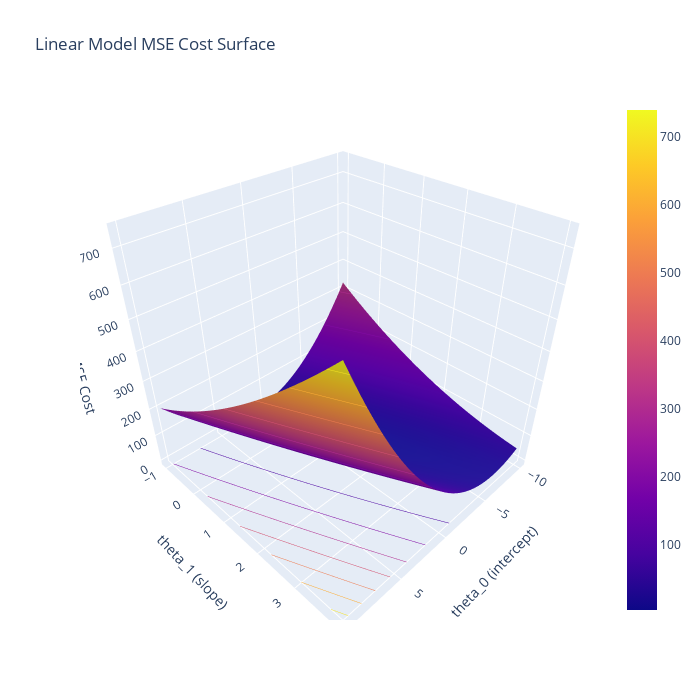

Notebook code for this chart:
### Code cell
import plotly.graph_objects as go

fig = go.Figure(data=go.Surface(z=J_values,
                                x=theta_0,
                                y=theta_1))
# add a countour plot
fig.update_traces(contours_z=dict(show=True, usecolormap=True,
                                  highlightcolor="limegreen", project_z=True))

# annotate the plot
fig.update_layout(title='Linear Model MSE Cost Surface',
                  scene=dict(
                    xaxis_title='theta_0 (intercept)',
                    yaxis_title='theta_1 (slope)',
                    zaxis_title='MSE Cost'),
                  width=700, height=700)

fig.show()

### Figure 1 — Plotly figure (JSON) as saved in the notebook; plotly's stock layout.template omitted (floating-point values rounded to 4 significant figures; data arrays with more than 128 entries replaced by an {"elided": "..."} marker saying what was removed)
{"data": [{"contours": {"z": {"highlightcolor": "limegreen", "project": {"z": true}, "show": true, "usecolormap": true}}, "type": "surface", "x": [-10, -9.798, -9.596, -9.394, -9.192, -8.99, -8.788, -8.586, -8.384, -8.182, -7.98, -7.778, -7.576, -7.374, -7.172, -6.97, -6.768, -6.566, -6.364, -6.162, -5.96, -5.758, -5.556, -5.354, -5.152, -4.949, -4.747, -4.545, -4.343, -4.141, -3.939, -3.737, -3.535, -3.333, -3.131, -2.929, -2.727, -2.525, -2.323, -2.121, -1.919, -1.717, -1.515, -1.313, -1.111, -0.9091, -0.7071, -0.5051, -0.303, -0.101, 0.101, 0.303, 0.5051, 0.7071, 0.9091, 1.111, 1.313, 1.515, 1.717, 1.919, 2.121, 2.323, 2.525, 2.727, 2.929, 3.131, 3.333, 3.535, 3.737, 3.939, 4.141, 4.343, 4.545, 4.747, 4.949, 5.152, 5.354, 5.556, 5.758, 5.96, 6.162, 6.364, 6.566, 6.768, 6.97, 7.172, 7.374, 7.576, 7.778, 7.98, 8.182, 8.384, 8.586, 8.788, 8.99, 9.192, 9.394, 9.596, 9.798, 10], "y": [-1, -0.9495, -0.899, -0.8485, -0.798, -0.7475, -0.697, -0.6465, -0.596, -0.5455, -0.4949, -0.4444, -0.3939, -0.3434, -0.2929, -0.2424, -0.1919, -0.1414, -0.09091, -0.0404, 0.0101, 0.06061, 0.1111, 0.1616, 0.2121, 0.2626, 0.3131, 0.3636, 0.4141, 0.4646, 0.5152, 0.5657, 0.6162, 0.6667, 0.7172, 0.7677, 0.8182, 0.8687, 0.9192, 0.9697, 1.02, 1.071, 1.121, 1.172, 1.222, 1.273, 1.323, 1.374, 1.424, 1.475, 1.525, 1.576, 1.626, 1.677, 1.727, 1.778, 1.828, 1.879, 1.929, 1.98, 2.03, 2.081, 2.131, 2.182, 2.232, 2.283, 2.333, 2.384, 2.434, 2.485, 2.535, 2.586, 2.636, 2.687, 2.737, 2.788, 2.838, 2.889, 2.939, 2.99, 3.04, 3.091, 3.141, 3.192, 3.242, 3.293, 3.343, 3.394, 3.444, 3.495, 3.545, 3.596, 3.646, 3.697, 3.747, 3.798, 3.848, 3.899, 3.949, 4], "z": {"elided": "100x100 float values"}}], "layout": {"height": 700, "scene": {"xaxis": {"title": {"text": "theta_0 (intercept)"}}, "yaxis": {"title": {"text": "theta_1 (slope)"}}, "zaxis": {"title": {"text": "MSE Cost"}}}, "title": {"text": "Linear Model MSE Cost Surface"}, "width": 700}}
